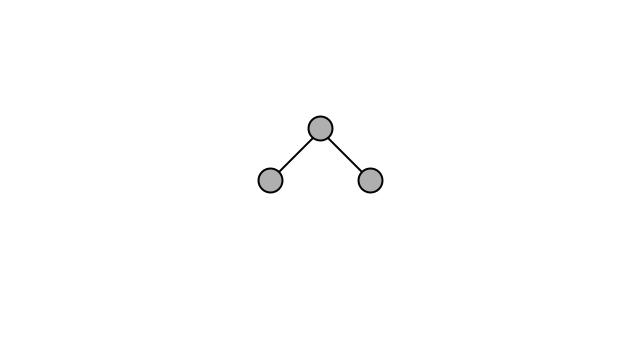
Frame 1 (no input)
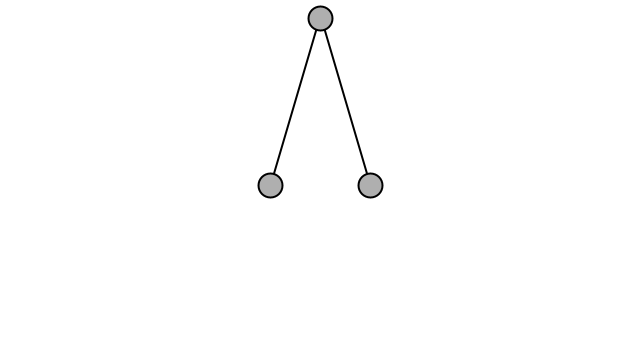
Frame 60 (the mouse pressed at the canvas centre just before this capture)
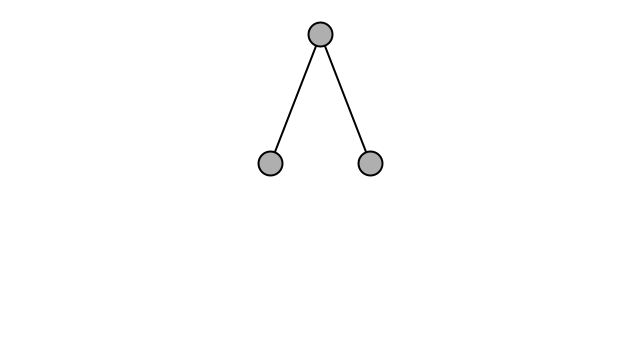
Frame 120 (the mouse held since frame 60 and released just before this capture)

The Processing sketch that drew these frames (run headless with seeded random() and noise(); from frame 60 on, the mouse is pressed at the canvas centre):

// Processing sketch: Exercise_3_16_springs
// ── Exercise_3_16_springs.pde
// The Nature of Code
// Daniel Shiffman
// http://natureofcode.com

// Mover object
Bob b1;
Bob b2;
Bob b3;

Spring s1;
Spring s2;
Spring s3;

float t;

void setup() {
  size(640, 360);
  // Create objects at starting location
  // Note third argument in Spring constructor is "rest length"
  b2 = new Bob(width/2-50, height/2);
  b1 = new Bob(width/2, height/2-50);
  b3 = new Bob(width/2+50, height/2);

  s1 = new Spring(b1,b2,150);
  s2 = new Spring(b1,b3,150);
  // s3 = new Spring(b1,b3,250);
  t = 0;
}

void draw() {
  background(255); 

  s1.update();
  s2.update();
  // s3.update();
  
  s1.display();
  s2.display();
  //s3.display();

  b1.update();
  b1.display();
  //b2.update();
  b2.display();
  //b3.update();
  b3.display();

  b2.drag(height/2+10*sin(t)+10*sin(t/10));
  b3.drag(height/2+10*sin(t)+10*sin(t/10));
  
  t += 1;
}

void mousePressed() {
  //b2.clicked(mouseX, mouseY);
  //b3.clicked(mouseX, mouseY);
}

void mouseReleased() {
  //b2.stopDragging();
  //b3.stopDragging();
}
// ── Mover.pde
// The Nature of Code
// Daniel Shiffman
// http://natureofcode.com

// Bob class, just like our regular Mover (location, velocity, acceleration, mass)

class Bob { 
  PVector location;
  PVector velocity;
  PVector acceleration;
  float mass = 12;
  
  // Arbitrary damping to simulate friction / drag 
  float damping = 0.95;

  // For mouse interaction
  PVector dragOffset;
  boolean dragging = false;

  // Constructor
  Bob(float x, float y) {
    location = new PVector(x,y);
    velocity = new PVector();
    acceleration = new PVector();
    dragOffset = new PVector();
  } 

  // Standard Euler integration
  void update() { 
    velocity.add(acceleration);
    velocity.mult(damping);
    location.add(velocity);
    acceleration.mult(0);
  }

  // Newton's law: F = M * A
  void applyForce(PVector force) {
    PVector f = force.get();
    PVector g = new PVector(0,1);
    f.add(g);
    f.div(mass);
    acceleration.add(f);
  }


  // Draw the bob
  void display() { 
    stroke(0);
    strokeWeight(2);
    fill(175);
    if (dragging) {
      fill(50);
    }
    ellipse(location.x,location.y,mass*2,mass*2);
  } 

  // The methods below are for mouse interaction

  // This checks to see if we clicked on the mover
  void clicked(int mx, int my) {
    float d = dist(mx,my,location.x,location.y);
    if (d < mass) {
      dragging = true;
      dragOffset.x = location.x-mx;
      dragOffset.y = location.y-my;
    }
  }

  void stopDragging() {
    //dragging = false;
  }

  void drag(float my) {
    if (true) {
      // location.x = mx;
      location.y = my;
    }
  }
}
// ── Spring.pde
// Nature of Code 2011
// Daniel Shiffman
// Chapter 3: Oscillation

// Class to describe an anchor point that can connect to "Bob" objects via a spring
// Thank you: http://www.myphysicslab.com/spring2d.html

class Spring { 

  // Rest length and spring constant
  float len;
  float k = 0.2;
  
  Bob a;
  Bob b;

  // Constructor
  Spring(Bob a_, Bob b_, int l) {
    a = a_;
    b = b_;
    len = l;
  } 

  // Calculate spring force
  void update() {
    // Vector pointing from anchor to bob location
    PVector force = PVector.sub(a.location, b.location);
    // What is distance
    float d = force.mag();
    // Stretch is difference between current distance and rest length
    float stretch = d - len;

    // Calculate force according to Hooke's Law
    // F = k * stretch
    force.normalize();
    force.mult(-1 * k * stretch);
    a.applyForce(force);
    force.mult(-1);
    b.applyForce(force);
  }

  void display() {
    strokeWeight(2);
    stroke(0);
    line(a.location.x, a.location.y, b.location.x, b.location.y);
  }
}
